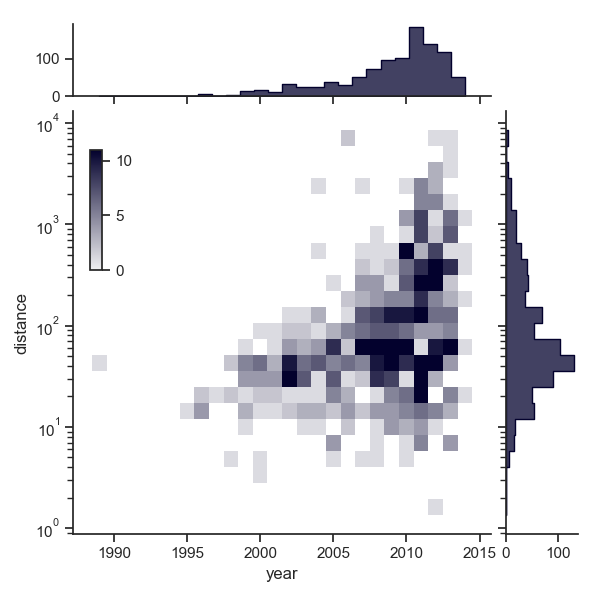

The Python source for this figure:
# 引入所需库
import seaborn as sns
import matplotlib.pyplot as plt

# 设置图大小
f, ax = plt.subplots(figsize=(7, 6))

# 将主题设置为带有刻度的风格
sns.set_theme(style="ticks")

# 加载示例数据集
planets = sns.load_dataset("planets")
# 创建一个联合图对象
g = sns.JointGrid(data=planets, x="year", y="distance", marginal_ticks=True)
# 设置对数刻度
g.ax_joint.set(yscale="log")

# 创建了一个坐标轴对象
cax = g.figure.add_axes([.15, .55, .02, .2])

# 绘制联合直方图和边缘直方图
g.plot_joint(
    sns.histplot, discrete=(True, False),
    cmap="light:#03012d", pmax=.8, cbar=True, cbar_ax=cax
)
# 设置图例
g.plot_marginals(sns.histplot, element="step", color="#03012d")
plt.show()
